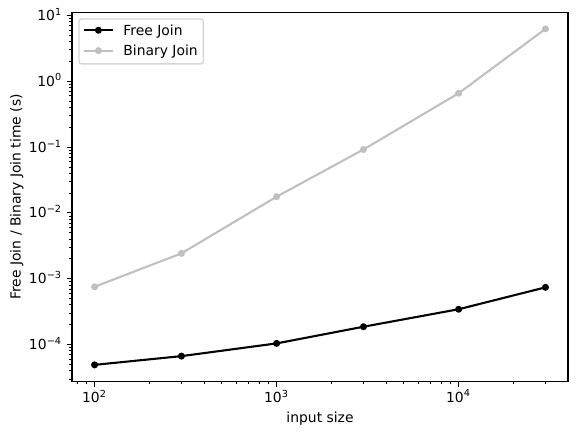

Reproduce this figure in Python.
#!/usr/bin/env python3

import json
import numpy as np
import matplotlib.pyplot as plt

plt.rcParams['pdf.fonttype'] = 42
plt.rcParams['ps.fonttype'] = 42
plt.rcParams['savefig.bbox'] = 'tight'


def plot():

    fig, ax = plt.subplots()
    plt.xscale('log')
    plt.yscale('log')

    n = [100, 300, 1000, 3000, 10000, 30000]
    x = [0.000755, 0.002428, 0.017643, 0.092013, 0.658043, 6.264033]
    y = [0.000049083, 0.000066666, 0.000104,
         0.000186458, 0.000343791, 0.000739166]

    ax.plot(n, y, marker='o', ms=4, color='black', label='Free Join')
    ax.plot(n, x, marker='o', ms=4, color='silver', label='Binary Join')

    # lims = [
    #     np.min([ax.get_xlim(), ax.get_ylim()]),  # min of both axes
    #     np.max([ax.get_xlim(), ax.get_ylim()]),  # max of both axes
    # ]

    # ax.plot(lims, lims, color='gray', linewidth=0.5)
    # ax.set_aspect('equal')
    ax.set_xlabel('input size')
    ax.set_ylabel('Free Join / Binary Join time (s)')
    # ax.set_xlim(lims)
    # ax.set_ylim(lims)

    plt.legend(loc='upper left')
    plt.savefig('star.pdf', format='pdf')


if __name__ == '__main__':
    import sys

    plot()
